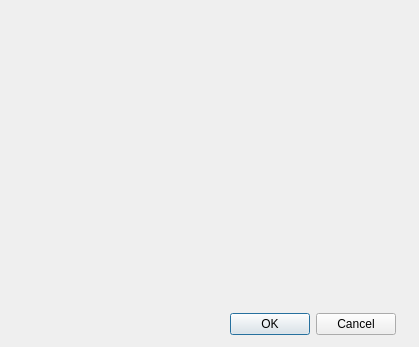
<?xml version="1.0" encoding="UTF-8"?>
<ui version="4.0">
 <class>EditStudent_window</class>
 <widget class="QDialog" name="EditStudent_window">
  <property name="geometry">
   <rect>
    <x>0</x>
    <y>0</y>
    <width>419</width>
    <height>347</height>
   </rect>
  </property>
  <property name="windowTitle">
   <string>Dialog</string>
  </property>
  <widget class="QDialogButtonBox" name="buttonBox">
   <property name="geometry">
    <rect>
     <x>230</x>
     <y>310</y>
     <width>166</width>
     <height>29</height>
    </rect>
   </property>
   <property name="orientation">
    <enum>Qt::Horizontal</enum>
   </property>
   <property name="standardButtons">
    <set>QDialogButtonBox::Cancel|QDialogButtonBox::Ok</set>
   </property>
  </widget>
 </widget>
 <resources/>
 <connections>
  <connection>
   <sender>buttonBox</sender>
   <signal>accepted()</signal>
   <receiver>EditStudent_window</receiver>
   <slot>accept()</slot>
   <hints>
    <hint type="sourcelabel">
     <x>248</x>
     <y>254</y>
    </hint>
    <hint type="destinationlabel">
     <x>157</x>
     <y>274</y>
    </hint>
   </hints>
  </connection>
  <connection>
   <sender>buttonBox</sender>
   <signal>rejected()</signal>
   <receiver>EditStudent_window</receiver>
   <slot>reject()</slot>
   <hints>
    <hint type="sourcelabel">
     <x>316</x>
     <y>260</y>
    </hint>
    <hint type="destinationlabel">
     <x>286</x>
     <y>274</y>
    </hint>
   </hints>
  </connection>
 </connections>
</ui>
